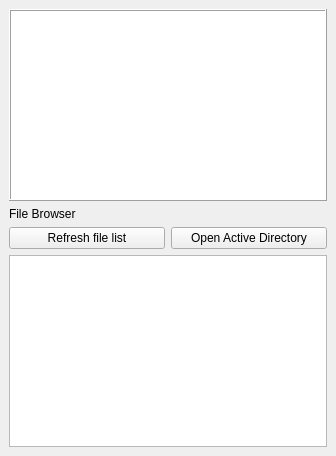
  <widget class="QDockWidget" name="dockWidget">
   <property name="minimumSize">
    <size>
     <width>336</width>
     <height>274</height>
    </size>
   </property>
   <property name="features">
    <set>QDockWidget::DockWidgetFloatable|QDockWidget::DockWidgetMovable</set>
   </property>
   <property name="allowedAreas">
    <set>Qt::AllDockWidgetAreas</set>
   </property>
   <property name="windowTitle">
    <string>REDCRAFT File Browser</string>
   </property>
   <attribute name="dockWidgetArea">
    <number>1</number>
   </attribute>
   <widget class="QWidget" name="dockWidgetContents">
    <layout class="QHBoxLayout" name="horizontalLayout_5">
     <item>
      <layout class="QVBoxLayout" name="verticalLayout_2">
       <property name="leftMargin">
        <number>0</number>
       </property>
       <property name="topMargin">
        <number>0</number>
       </property>
       <item>
        <widget class="QTextBrowser" name="tbInfo">
         <property name="font">
          <font>
           <pointsize>12</pointsize>
          </font>
         </property>
         <property name="frameShape">
          <enum>QFrame::Box</enum>
         </property>
         <property name="frameShadow">
          <enum>QFrame::Raised</enum>
         </property>
         <property name="html">
          <string>&lt;!DOCTYPE HTML PUBLIC &quot;-//W3C//DTD HTML 4.0//EN&quot; &quot;http://www.w3.org/TR/REC-html40/strict.dtd&quot;&gt;
&lt;html&gt;&lt;head&gt;&lt;meta name=&quot;qrichtext&quot; content=&quot;1&quot; /&gt;&lt;style type=&quot;text/css&quot;&gt;
p, li { white-space: pre-wrap; }
&lt;/style&gt;&lt;/head&gt;&lt;body style=&quot; font-family:'.AppleSystemUIFont'; font-size:12pt; font-weight:400; font-style:normal;&quot;&gt;
&lt;p style=&quot;-qt-paragraph-type:empty; margin-top:0px; margin-bottom:0px; margin-left:0px; margin-right:0px; -qt-block-indent:0; text-indent:0px; font-family:'Cantarell';&quot;&gt;&lt;br /&gt;&lt;/p&gt;&lt;/body&gt;&lt;/html&gt;</string>
         </property>
        </widget>
       </item>
       <item>
        <widget class="QLabel" name="label_5">
         <property name="text">
          <string>File Browser</string>
         </property>
        </widget>
       </item>
       <item>
        <layout class="QHBoxLayout" name="horizontalLayout_2">
         <property name="topMargin">
          <number>0</number>
         </property>
         <item>
          <widget class="QPushButton" name="btRefreshFiles">
           <property name="text">
            <string>Refresh file list</string>
           </property>
          </widget>
         </item>
         <item>
          <widget class="QPushButton" name="pbOpenDirectory">
           <property name="text">
            <string>Open Active Directory</string>
           </property>
          </widget>
         </item>
        </layout>
       </item>
       <item>
        <widget class="QListWidget" name="lwFileList">
         <property name="sortingEnabled">
          <bool>false</bool>
         </property>
        </widget>
       </item>
      </layout>
     </item>
    </layout>
   </widget>
  </widget>
